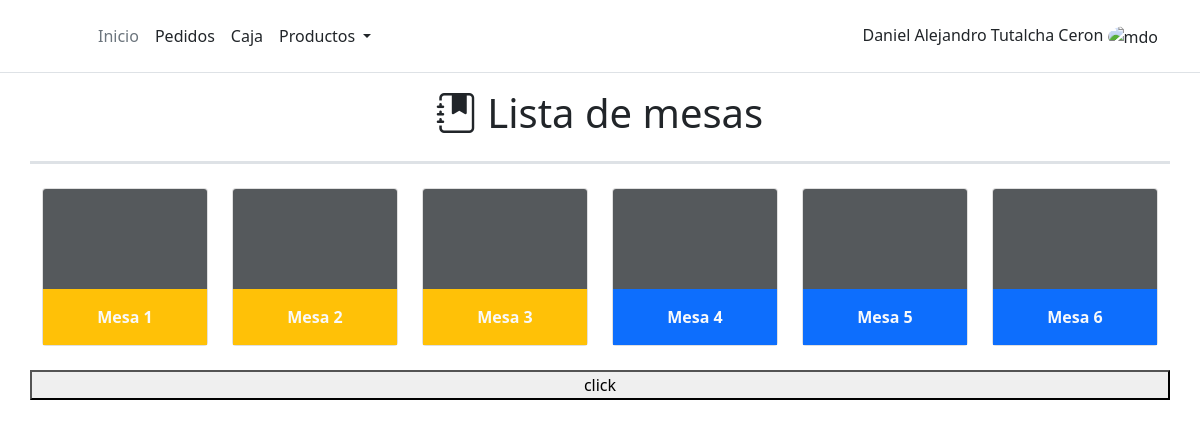
/order/table-list/, run on the app's committed database.
### work_order/models.py (models this page shows, shortened)
class Table(models.Model):
    table_number = models.IntegerField()
    status = models.BooleanField()

class Order(models.Model):
    total_price = models.IntegerField(default=0)
    table = models.ForeignKey(Table,on_delete=SET_NULL, null = True)
    status = models.BooleanField(default=True)
    created = models.DateTimeField(auto_now_add=True, verbose_name="Fecha de creación")
    updated = models.DateTimeField(auto_now=True, verbose_name="Fecha de edición")

### work_order/views.py (the view)
# urls.py: path('table-list/', TableListView.as_view(), name ='table_list'),
class TableListView(ListView):
    model = Table
    def get_context_data(self, **kwargs):
        context = super().get_context_data(**kwargs)
        context['order_list'] = Order.objects.filter(status=True, table__status = True)
        return context

### work_order/templates/work_order/table_list.html (shortened to what this page needs)
{% extends 'core/base.html' %}
{% load static %}
{% block content %}
<div class="row pb-3 border-3 border-bottom">
    <h1 class="text-center"><i class="bi bi-journal-bookmark-fill"></i> Lista de mesas</h1>
</div>
<div class="row mt-4">
    {% for table in object_list %}
    <div class="col-lg-2 text-center mb-4">
        <div class="card" >
            <svg class="bd-placeholder-img card-img-top" width="100%" height="100" xmlns="http://www.w3.org/2000/svg"
                role="img" aria-label="Placeholder: Thumbnail" preserveAspectRatio="xMidYMid slice" focusable="false">
                <title>Placeholder</title>
                <rect width="100%" height="100%" fill="#55595c" />
            </svg>
            {% if table.status %}
            {% for order in order_list %}
            {% if order.table == table %}
            <div class="card-body bg-warning ">
                <a href='' class="stretched-link link-light" onclick='get_order({{order.id}})' style="text-decoration:none" data-bs-toggle="modal" data-bs-target="#modal_description_order"><b>Mesa {{table.table_number}}</b></a>
            </div>
            {% endif %}
            {% endfor%}
            {% else %}
            <div class="card-body bg-primary ">
                <a href="{% url 'order:order' table.table_number %}" class="stretched-link link-light" style="text-decoration:none" ><b>Mesa {{table.table_number}}</b></a>
            </div>
            {% endif%}
        </div>
    </div>
    {% endfor %}
    <button onclick="get_order(52)">click</button>
</div>
{% endblock content %}

### data on the page
Table: table_number "1"
Table: table_number "2"
Table: table_number "3"
Table: table_number "4"
Table: table_number "5"
Table: table_number "6"
